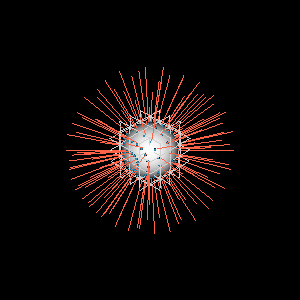

The script that drew this image:
#!/usr/bin/env python

# Demonstrate vtkStaticPointLocator line intersection by shooting rays
# from an outer sphere toward the center of an inner sphere, glyphing
# intersection points and rendering rays.

# Factory overrides
import vtkmodules.vtkInteractionStyle  # noqa: F401
import vtkmodules.vtkRenderingFreeType  # noqa: F401
import vtkmodules.vtkRenderingOpenGL2  # noqa: F401

from vtkmodules.vtkCommonColor import vtkNamedColors
from vtkmodules.vtkCommonCore import (
    reference,
    vtkPoints,
)
from vtkmodules.vtkCommonDataModel import (
    vtkCellArray,
    vtkPolyData,
    vtkStaticPointLocator,
)
from vtkmodules.vtkFiltersCore import vtkGlyph3D
from vtkmodules.vtkFiltersSources import vtkSphereSource
from vtkmodules.vtkRenderingCore import (
    vtkActor,
    vtkPolyDataMapper,
    vtkRenderWindow,
    vtkRenderWindowInteractor,
    vtkRenderer,
)

named_colors = vtkNamedColors()
peacock_rgb = [0.0, 0.0, 0.0]
named_colors.GetColorRGB("peacock", peacock_rgb)
tomato_rgb = [0.0, 0.0, 0.0]
named_colors.GetColorRGB("tomato", tomato_rgb)

# Resolution
resolution = 18

# Inner sphere (target)
sphere = vtkSphereSource()
sphere.SetThetaResolution(2 * resolution)
sphere.SetPhiResolution(resolution)
sphere.Update()

mapper = vtkPolyDataMapper()
mapper.SetInputConnection(sphere.GetOutputPort())

actor = vtkActor()
actor.SetMapper(mapper)

# Static point locator
point_locator = vtkStaticPointLocator()
point_locator.SetDataSet(sphere.GetOutput())
point_locator.SetNumberOfPointsPerBucket(5)
point_locator.BuildLocator()

locator_polydata = vtkPolyData()
point_locator.GenerateRepresentation(4, locator_polydata)

locator_mapper = vtkPolyDataMapper()
locator_mapper.SetInputData(locator_polydata)

locator_actor = vtkActor()
locator_actor.SetMapper(locator_mapper)
locator_actor.GetProperty().SetRepresentationToWireframe()

# Outer sphere (ray origins)
sphere_2 = vtkSphereSource()
sphere_2.SetThetaResolution(resolution)
sphere_2.SetPhiResolution(int(resolution / 2))
sphere_2.SetRadius(3 * sphere.GetRadius())
sphere_2.Update()

# Generate intersection points
center = sphere.GetCenter()
intersection_polydata = vtkPolyData()
intersection_points = vtkPoints()
sphere_pts = sphere_2.GetOutput().GetPoints()
num_rays = sphere_pts.GetNumberOfPoints()
intersection_points.SetNumberOfPoints(num_rays + 1)

ray_polydata = vtkPolyData()
ray_pts = vtkPoints()
ray_pts.SetNumberOfPoints(num_rays + 1)
lines = vtkCellArray()

t = reference(0.0)
pt_id = reference(0)
xyz = [0.0, 0.0, 0.0]
line_int = [0.0, 0.0, 0.0]
x_int = [0.0, 0.0, 0.0]

first_correct_ids = [0, 1, 3, 5, 7, 10, 12, 14, 16, 35, 37, 39, 42, 44, 46, 48, 67]

intersection_points.SetPoint(0, center)
ray_pts.SetPoint(0, center)
for i in range(0, num_rays):
    sphere_pts.GetPoint(i, xyz)
    ray_pts.SetPoint(i + 1, xyz)
    cell_id = reference(i)
    hit = point_locator.IntersectWithLine(xyz, center, 0.05, t, line_int, x_int, pt_id)
    assert i >= len(first_correct_ids) or pt_id == first_correct_ids[i], (
        "The ID of the closest point found ({}) is different "
        "from the expected ({})".format(pt_id, first_correct_ids[i])
    )
    if hit == 0:
        print("Missed: {}".format(i))
        intersection_points.SetPoint(i + 1, center)
    else:
        intersection_points.SetPoint(i + 1, x_int)
    lines.InsertNextCell(2)
    lines.InsertCellPoint(0)
    lines.InsertCellPoint(i + 1)

intersection_polydata.SetPoints(intersection_points)
ray_polydata.SetPoints(ray_pts)
ray_polydata.SetLines(lines)

# Glyph intersection points
glyph_sphere = vtkSphereSource()
glyph_sphere.SetPhiResolution(6)
glyph_sphere.SetThetaResolution(12)

glypher = vtkGlyph3D()
glypher.SetInputData(intersection_polydata)
glypher.SetSourceConnection(glyph_sphere.GetOutputPort())
glypher.SetScaleFactor(0.05)

glyph_mapper = vtkPolyDataMapper()
glyph_mapper.SetInputConnection(glypher.GetOutputPort())

glyph_actor = vtkActor()
glyph_actor.SetMapper(glyph_mapper)
glyph_actor.GetProperty().SetColor(peacock_rgb)

# Ray lines
lines_mapper = vtkPolyDataMapper()
lines_mapper.SetInputData(ray_polydata)

lines_actor = vtkActor()
lines_actor.SetMapper(lines_mapper)
lines_actor.GetProperty().SetColor(tomato_rgb)

# Renderer
renderer = vtkRenderer()
renderer.AddActor(actor)
renderer.AddActor(glyph_actor)
renderer.AddActor(locator_actor)
renderer.AddActor(lines_actor)

# Window
render_window = vtkRenderWindow()
render_window.AddRenderer(renderer)
render_window.SetWindowName("static point locator line intersection")

# Scene
renderer.GetActiveCamera().SetPosition(1, 1, 1)
renderer.GetActiveCamera().SetFocalPoint(0, 0, 0)
renderer.ResetCamera()

# Interactor
interactor = vtkRenderWindowInteractor()
interactor.SetRenderWindow(render_window)

interactor.Initialize()
interactor.Start()
